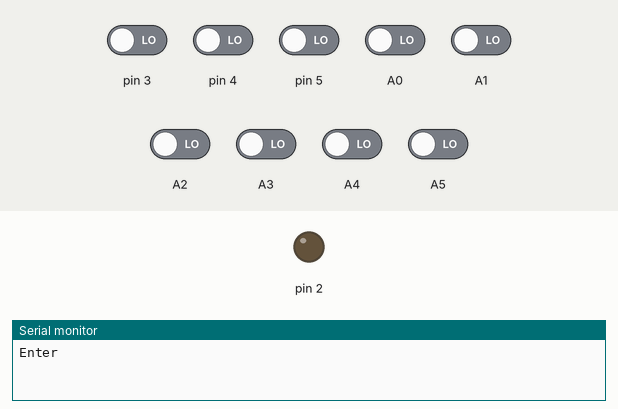
Bench run of a sketch on a simulated Arduino Uno, built with avr-gcc and run on an emulated ATmega328P. Shown: output pins drawn as LEDs (lit = HIGH), the last lines printed to the serial monitor. Dashed ring = blinking. The inputs (shaded band) are chosen by the test bench; at power-on: A0–5, pin 3–5 LOW. EEPROM starts erased.

Above: at 0.5 s.
At 2.2 s:
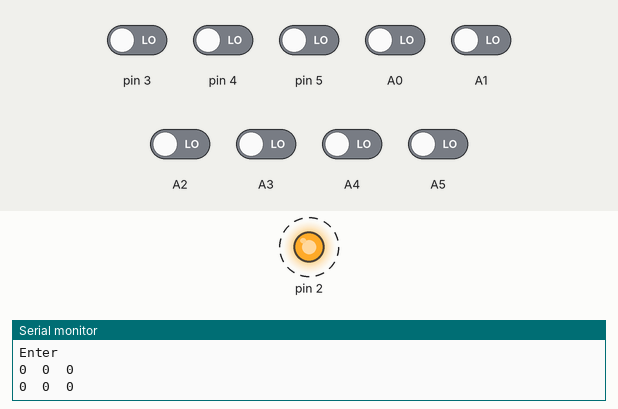
Timing chart, 0 to 3.0 s (numbered marks = the images above):
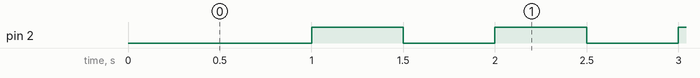

The sketch:

bit8core_eeprom.ino
```cpp
#include <EEPROM.h>
#include <TimerOne.h>

int addr = 0;
int data = 0;
int rw = 0;

int stat = 0;
boolean toggle1 = 0;

void setup()
{
  //Program in opcode

  Timer1.initialize(500000);
  Timer1.attachInterrupt(inter);

  EEPROM.update(0,128);
  EEPROM.update(1,64);
  EEPROM.update(2,129);
  EEPROM.update(3,65);
  EEPROM.update(4,240);
  EEPROM.update(5,241);
  EEPROM.update(6,72);
  EEPROM.update(7,210);
  EEPROM.update(8,162);
  EEPROM.update(9,66);
  EEPROM.update(10,10);

  EEPROM.update(64,56);
  EEPROM.update(65,60);

  Serial.begin(9600);
  pinMode(2,OUTPUT);
  pinMode(3,INPUT);
  pinMode(A0,INPUT);
  pinMode(A1,INPUT);
  pinMode(A2,INPUT);
  pinMode(A3,INPUT);
  pinMode(A4,INPUT);
  pinMode(A5,INPUT);
  pinMode(4,INPUT);
  pinMode(5,INPUT);

  Serial.println("Enter");

  attachInterrupt(digitalPinToInterrupt(2),prg,RISING);
}

void inter()
{
  if (toggle1)
  {
    digitalWrite(2,HIGH);
    toggle1 = 0;
  }
  else
  {
    digitalWrite(2,LOW);
    toggle1 = 1;
  }
}

void prg()
{
  addr = digitalRead(5)*128 + digitalRead(4)*64 + digitalRead(A5)*32 + digitalRead(A4)*16 + digitalRead(A3)*8 + digitalRead(A2)*4 + digitalRead(A1)*2 + digitalRead(A0)*1;
  Serial.print(addr);
  Serial.print("\t");
  rw = digitalRead(3);
  if(rw)
  {
    data = digitalRead(13)*128 + digitalRead(12)*64 + digitalRead(11)*32 + digitalRead(10)*16 + digitalRead(9)*8 + digitalRead(8)*4 + digitalRead(7)*2 + digitalRead(6)*1;
    EEPROM.write(addr,data);
  }
  else
  {
    data = EEPROM.read(addr);
    int p13 = data / 128;
    if(p13)
      digitalWrite(13,HIGH);
    else
      digitalWrite(13,LOW);

    data = data % 128;
    int p12 = data / 64;
    if(p12)
      digitalWrite(12,HIGH);
    else
      digitalWrite(12,LOW);

    data = data % 64;
    int p11 = data / 32;
    if(p11)
      digitalWrite(11,HIGH);
    else
      digitalWrite(11,LOW);

    data = data % 32;
    int p10 = data / 16;
    if(p10)
      digitalWrite(10,HIGH);
    else
      digitalWrite(10,LOW);

    data = data % 16;
    int p9 = data / 8;
    if(p9)
      digitalWrite(9,HIGH);
    else
      digitalWrite(9,LOW);

    data = data % 8;
    int p8 = data / 4;
    if(p8)
      digitalWrite(8,HIGH);
    else
      digitalWrite(8,LOW);

    data = data % 8;
    int p7 = data / 4;
    if(p7)
      digitalWrite(7,HIGH);
    else
      digitalWrite(7,LOW);

    data = data % 4;
    int p6 = data / 2;
    if(p6)
      digitalWrite(6,HIGH);
    else
      digitalWrite(6,LOW);
  }
  Serial.print(data);
  Serial.print("\t");
  Serial.println(rw);
}

void loop()
{

}
```

Measured:
- by itself, pin 2: alternates HIGH for 0.50 s and LOW for 0.50 s
